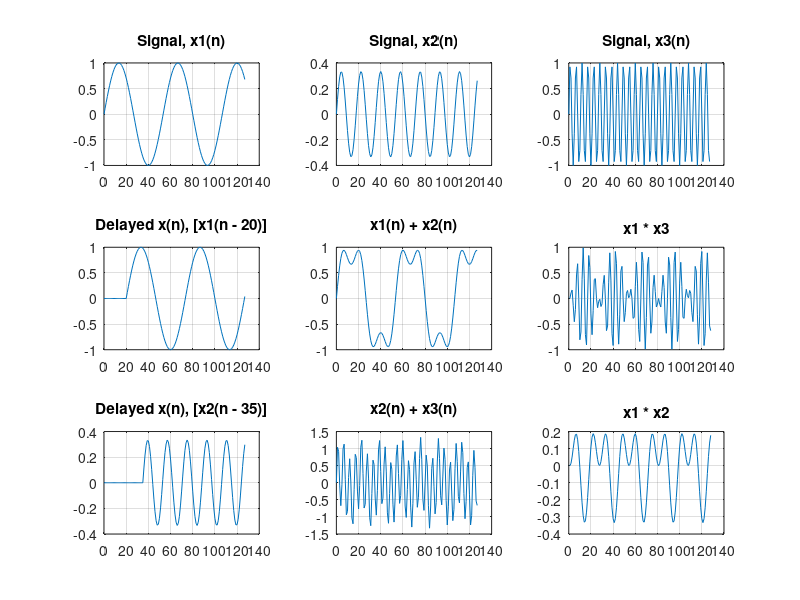

This chart was generated by the following MATLAB code:
% Program demonstrating Basic Signal Manipulation
N = 128;
f1 = 150;
f2 = 450;
f3 = 1500;
fs = 8000;
n = 0 : N - 1;
x1 = sin(2 * pi * (f1 / fs) * n);
x2 = (1 / 3) * sin(2* pi * (f2 / fs) * n);
x3 = sin(2 * pi * (f3 / fs) * n);
figure(1);
subplot(1, 1, 1);
subplot(3, 3, 1);
plot(n, x1);
grid;
title('Signal, x1(n)');
subplot(3, 3, 2);
plot(n, x2);
grid;
title('Signal, x2(n)');
subplot(3, 3, 3);
plot(n, x3);
grid;
title('Signal, x3(n)');
% Signal Delay
x1d = [zeros(1, 20), x1(1 : N - 20)];
subplot(3, 3, 4);
plot(n, x1d);
grid;
title('Delayed x(n), [x1(n - 20)]');
% Signal Addition
xadd = x1 + x2;
subplot(3, 3, 5);
plot(n, xadd);
grid;
title('x1(n) + x2(n)');
% Signal Multiplication
xmult = x1 .* x3;
subplot(3, 3, 6);
plot(xmult);
grid;
title('x1 * x3');

% Signal Delay
x2d = [zeros(1, 35), x2(1 : N - 35)];
subplot(3, 3, 7);
plot(n, x2d);
grid;
title('Delayed x(n), [x2(n - 35)]');

% Signal Addition
xadd = x2 + x3;
subplot(3, 3, 8);
plot(n, xadd);
grid;
title('x2(n) + x3(n)');

% Signal Multiplication
xmult = x1 .* x2;
subplot(3, 3, 9);
plot(xmult);
grid;
title('x1 * x2');
